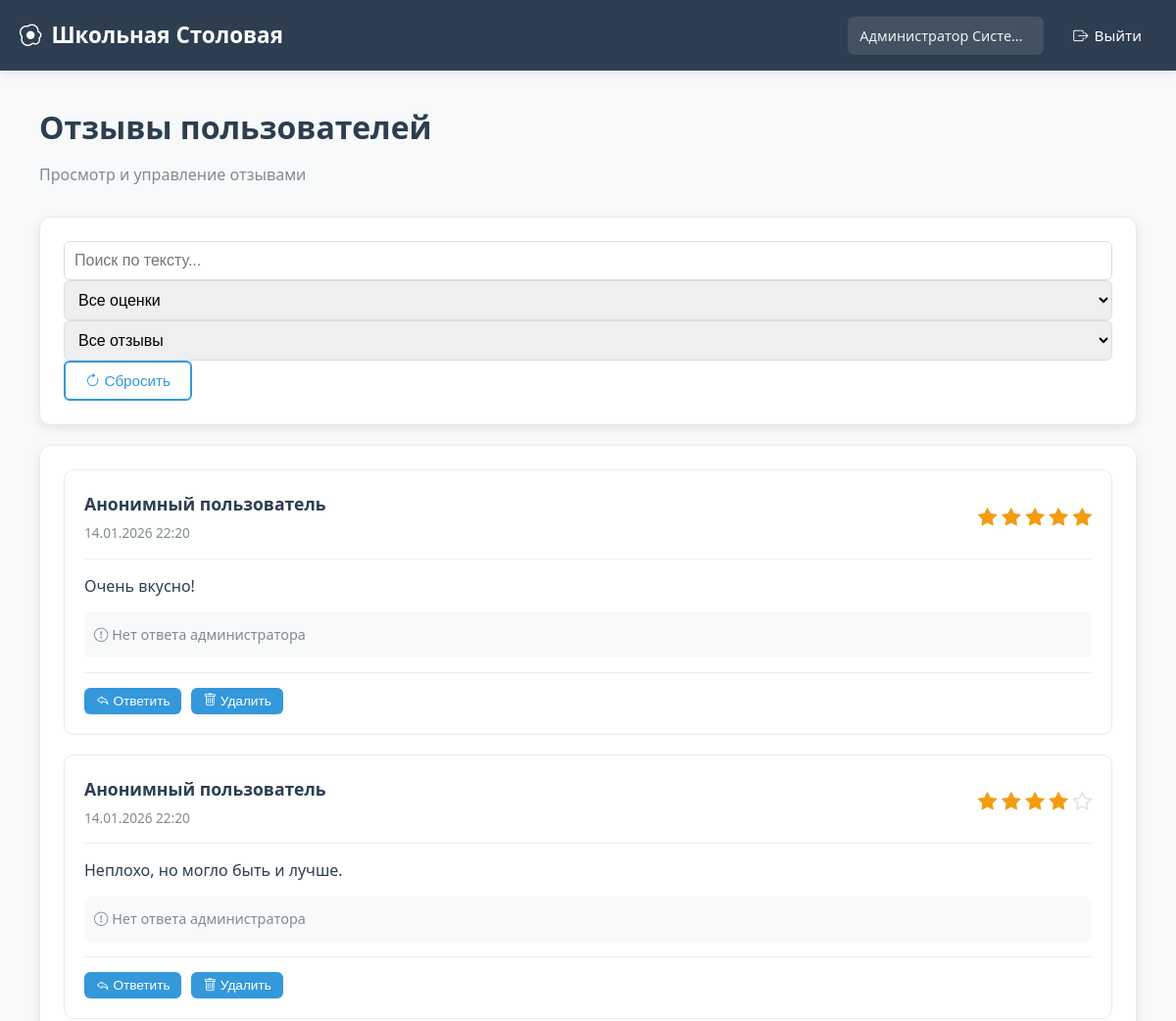
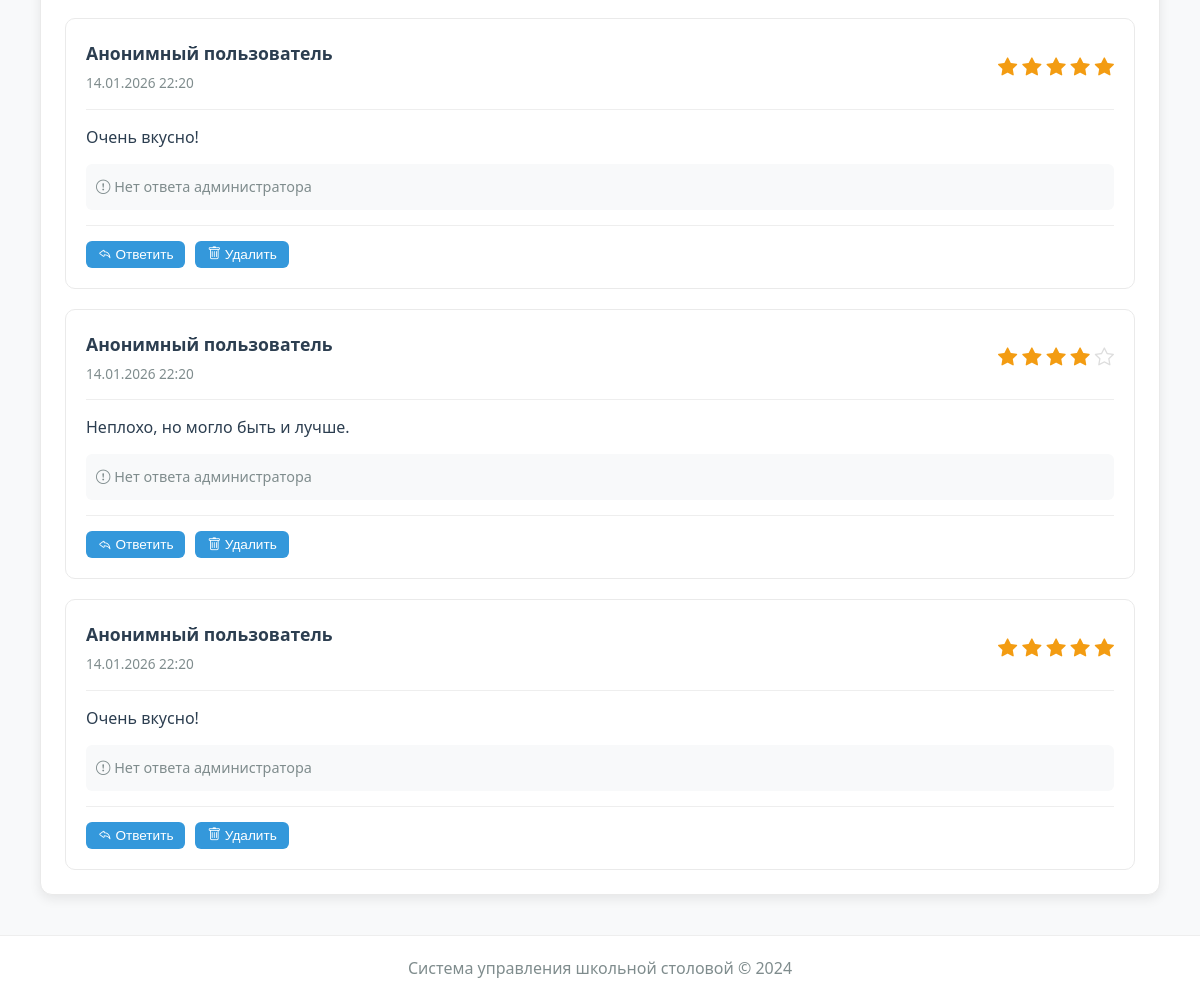
Page /admin/feedback (signed in) on the earlier database version (2 pictures, top to bottom).
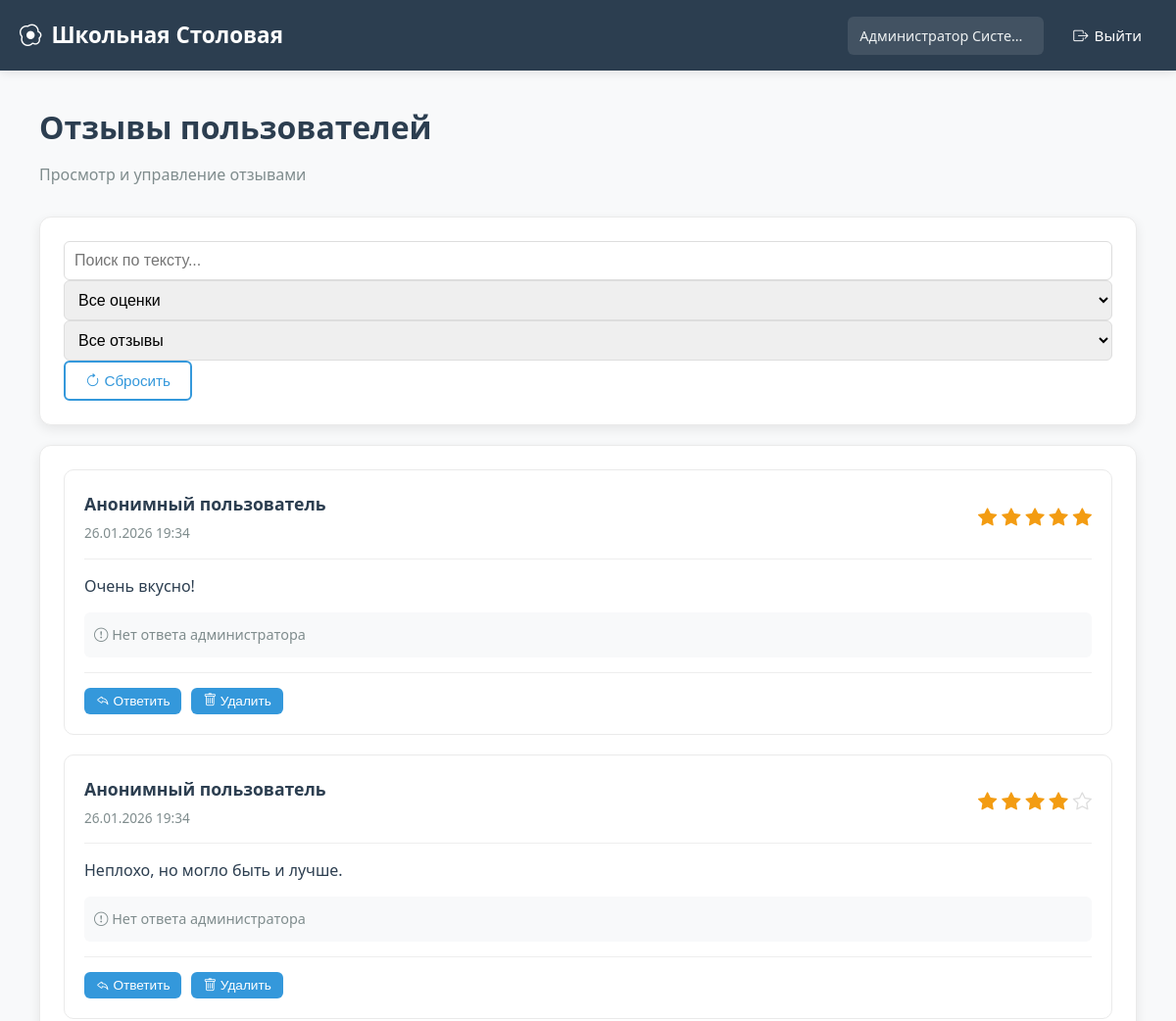
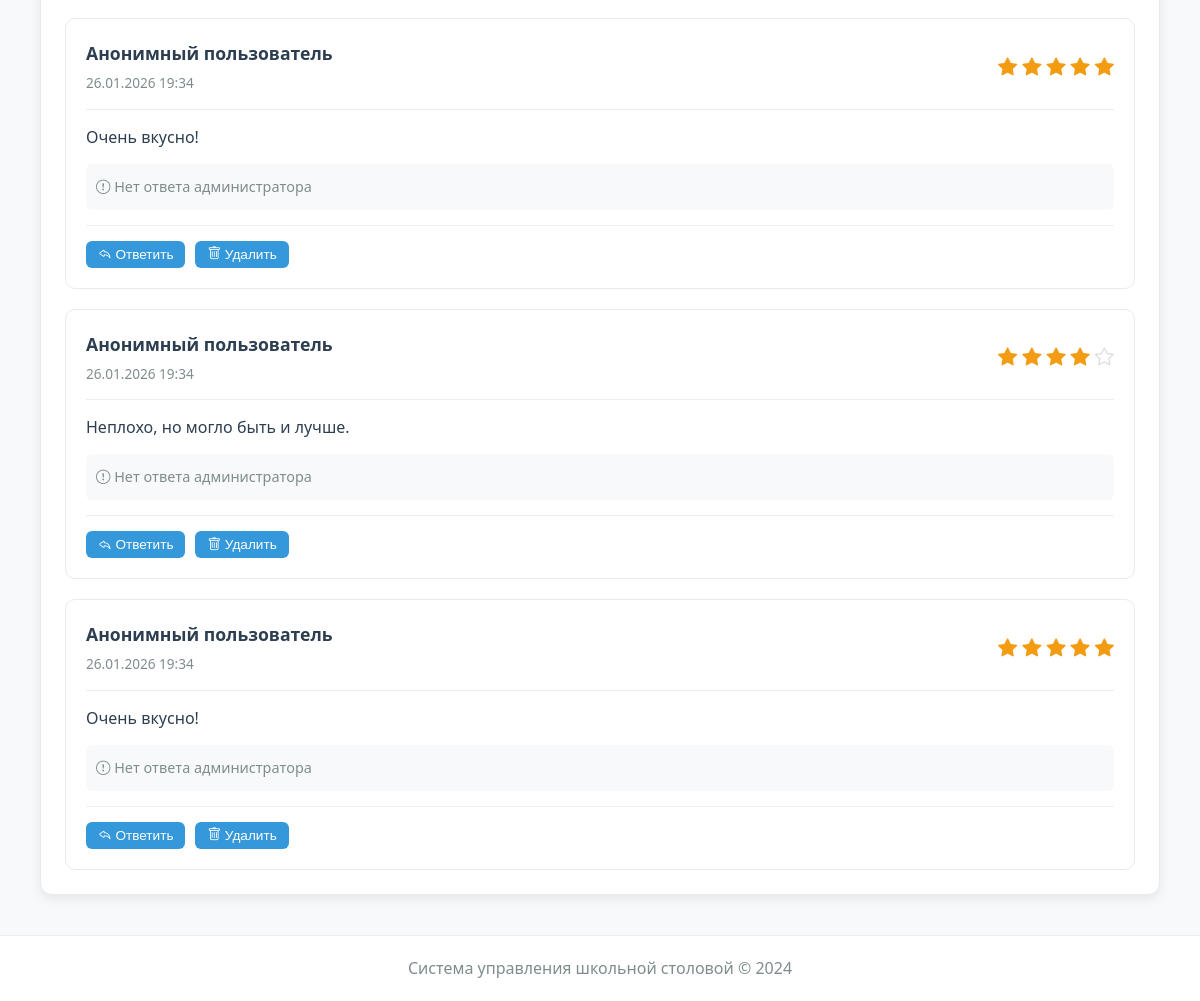
Same page on the later database version (2 pictures, top to bottom).
### modules/core/models.py (models this page shows, shortened)
class Feedback(db.Model):
    __tablename__ = 'feedbacks'
    id = db.Column(db.Integer, primary_key=True)
    user_id = db.Column(db.Integer, db.ForeignKey('users.id'), nullable=False)
    menu_item_id = db.Column(db.Integer, db.ForeignKey('menu_items.id'), nullable=False)
    rating = db.Column(db.Integer)  # 1-5
    comment = db.Column(db.Text)
    created_at = db.Column(db.DateTime, default=datetime.utcnow)

### modules/admin/routes.py (the view)
@admin_bp.route('/feedback')
@login_required
def view_feedback():
    if current_user.role != 'admin':
        flash('Доступ запрещен', 'danger')
        return redirect(url_for('index'))
    from modules.core.models import Feedback
    feedback_list = Feedback.query.order_by(Feedback.created_at.desc()).all()
    return render_template('admin/feedback.html', feedback_list=feedback_list)

### app.py (called while the page is built)
@login_manager.user_loader
def load_user(user_id):
    try:
        from modules.core.models import User
        return User.query.get(int(user_id))
    except Exception as e:
        print(f"{user_id}: {e}")
        return None

@app.context_processor
def inject_cart_count():
    return {'cart_count': get_cart_count()}

@app.context_processor
def inject_now():
    return {'now': datetime.utcnow()}

@app.context_processor
def inject_pending_requests():
    from modules.core.models import SupplyRequest
    try:
        if current_user.is_authenticated and current_user.role == 'admin':
            pending_count = SupplyRequest.query.filter_by(status='pending').count()
            return {'pending_requests_count': pending_count}
    except:
        pass
    return {'pending_requests_count': 0}

### modules/user/routes.py (called while the page is built)
def get_cart_count():
    cart = session.get('cart', {})
    total = sum(item.get('quantity', 0) for item in cart.values())
    return total

### templates/admin/feedback.html (shortened to what the changed rows need)
{% extends "base.html" %}
{% block content %}
<div class="container">
    <div class="dashboard-header" style="margin-bottom: 30px;">
        <div>
            <h1 style="color: #2c3e50; font-size: 2rem; font-weight: 700; margin-bottom: 10px;">
                Отзывы пользователей
            </h1>
        </div>
    </div>
    <div class="dashboard-card">
        {% if feedback_list %}
        <div class="feedback-list">
            {% for feedback in feedback_list %}
            <div class="feedback-item" id="feedback-{{ feedback.id }}">
                <div class="feedback-header">
                    <div class="feedback-user">
                        <strong>{{ feedback.user.full_name if feedback.user else 'Анонимный пользователь' }}</strong>
                        <span class="feedback-date">{{ feedback.created_at.strftime('%d.%m.%Y %H:%M') }}</span>
                    </div>
                    <div class="feedback-rating">
                        {% for i in range(1, 6) %}
                            {% if i <= feedback.rating %}
                                <i class="bi bi-star-fill" style="color: #f39c12;"></i>
                            {% else %}
                                <i class="bi bi-star" style="color: #ddd;"></i>
                            {% endif %}
                        {% endfor %}
                    </div>
                </div>
                <div class="feedback-content">
                    <p>{{ feedback.comment }}</p>
                </div>
                {% if feedback.admin_reply %}
                <div class="feedback-reply">
                    <div class="reply-header">
                        <strong><i class="bi bi-person-badge"></i> Ответ администратора</strong>
                        <span class="reply-date">{{ feedback.replied_at.strftime('%d.%m.%Y %H:%M') if feedback.replied_at else '' }}</span>
                    </div>
                    <div class="reply-content">
                        <p>{{ feedback.admin_reply }}</p>
                    </div>
                </div>
                {% else %}
                <div class="no-reply" style="background: #f8f9fa; padding: 10px; border-radius: 6px; margin-top: 10px;">
                    <span style="color: #7f8c8d; font-size: 0.9rem;">
                        <i class="bi bi-exclamation-circle"></i> Нет ответа администратора
                    </span>
                </div>
                {% endif %}
                <div class="feedback-actions">
                    {% if not feedback.admin_reply %}
                    <button class="btn btn-sm btn-outline-primary" onclick="showReplyModal({{ feedback.id }})">
                        <i class="bi bi-reply"></i> Ответить
                    </button>
                    {% else %}
                    <button class="btn btn-sm btn-outline-secondary" onclick="showReplyModal({{ feedback.id }})">
                        <i class="bi bi-pencil"></i> Изменить ответ
                    </button>
                    {% endif %}
                    <button class="btn btn-sm btn-outline-danger" onclick="deleteFeedback({{ feedback.id }})">
                        <i class="bi bi-trash"></i> Удалить
                    </button>
                </div>
            </div>
            {% endfor %}
        </div>
        {% endif %}
    </div>
</div>
{% endblock %}

Differences in the rows shown:
changed Feedback (number 1 of 5 on the later page): created_at "14.01.2026 22:20" → "26.01.2026 19:34"
changed Feedback (number 2 of 5 on the later page): created_at "14.01.2026 22:20" → "26.01.2026 19:34"
changed Feedback (number 3 of 5 on the later page): created_at "14.01.2026 22:20" → "26.01.2026 19:34"
changed Feedback (number 4 of 5 on the later page): created_at "14.01.2026 22:20" → "26.01.2026 19:34"
changed Feedback (number 5 of 5 on the later page): created_at "14.01.2026 22:20" → "26.01.2026 19:34"
